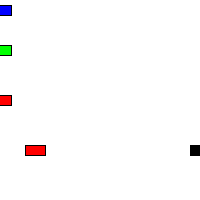
Frame 1 (no input)
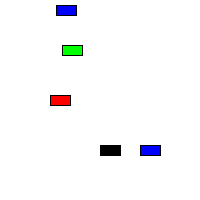
Frame 60 (the mouse pressed at the canvas centre just before this capture)
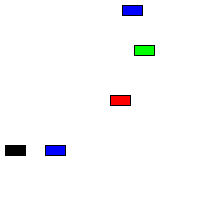
Frame 120 (the mouse held since frame 60 and released just before this capture)

The Processing sketch that drew these frames (run headless with seeded random() and noise(); from frame 60 on, the mouse is pressed at the canvas centre):

// Processing sketch: processing_105764
// ── processing_105764.pde

// http://processing.org/tutorials/objects/
 
// Example: Two Car objects
Car myCar1;
Car myCar2;// Two objects!
Car myCar3;
Car myCar4;
Car myPoliceCar;
int myPoliceflashTimer=0;
 
void setup() {
  size(200,200);
  // Parameters go inside the parentheses when the object is constructed.
  myCar1 = new Car(color(255,0,0),0,100,1); 
  myCar2 = new Car(color(0,0,255),0,10,1.1);
  myCar3 = new Car(color(0,255,0),0,50,1.2);
  myCar4 = new Car(color(0),0,150,-5);
  myPoliceCar = new Car(color(255,0,0),40,150,-5);
}
 
void draw() {
  background(255);
  myCar1.drive();
  myCar1.display();
  myCar2.drive();
  myCar2.display();
  myCar3.drive();
  myCar3.display();
  myCar4.drive();
  myCar4.display();
  myPoliceCar.drive();
  myPoliceCar.display();
  myPoliceflashTimer = myPoliceflashTimer + 1;
  if (myPoliceflashTimer==10){
    myPoliceCar.Policeflash();
    myPoliceflashTimer=0;
  }
}
 
// Even though there are multiple objects, we still only need one class. 
// No matter how many cookies we make, only one cookie cutter is needed.
class Car { 
  color c;
  float xpos;
  float ypos;
  float xspeed;
 
  // The Constructor is defined with arguments.
  Car(color tempC, float tempXpos, float tempYpos, float tempXspeed) { 
    c = tempC;
    xpos = tempXpos;
    ypos = tempYpos;
    xspeed = tempXspeed;
  }
 
  void display() {
    stroke(0);
    fill(c);
    rectMode(CENTER);
    rect(xpos,ypos,20,10);
  }
 
  void drive() {
    xpos = xpos + xspeed;
    if (xpos > width) {
      xpos = 0;
    }
    else if(xpos < 0){
      xpos = width;
    }
  }
  
  void Policeflash(){
    if (c==color(255,0,0)) {
      c=color(0,0,255);
    }
    else if (c==color(0,0,255)) {
      c=color(255,0,0);
    }
  }
  
}
